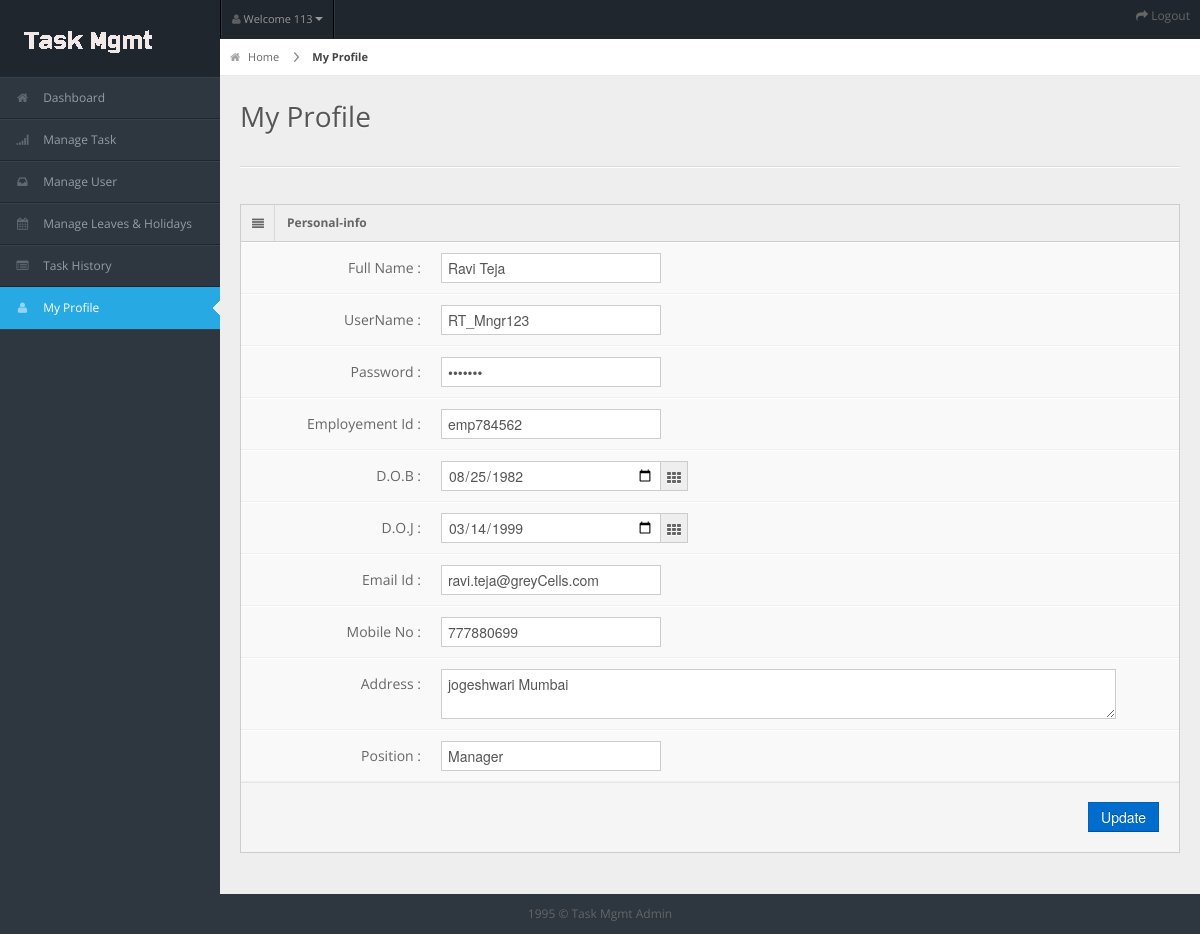
Screenshot of /profile.php (signed in) with the database file from the repository.
### tables this page shows
CREATE TABLE `staff` (
  `staffid` int(11) NOT NULL,
  `fullname` varchar(150) NOT NULL,
  `employment_id` varchar(50) NOT NULL,
  `email` varchar(150) NOT NULL,
  `dob` varchar(15) DEFAULT NULL,
  `doj` varchar(15) DEFAULT NULL,
  `contactno` varchar(12) NOT NULL,
  `address` varchar(150) NOT NULL,
  `position` varchar(20) NOT NULL,
  `username` varchar(255) NOT NULL,
  `password` varchar(255) NOT NULL,
  `status` varchar(12) DEFAULT NULL,
  `project` varchar(25) DEFAULT NULL,
  `power` int(2) DEFAULT '0'
);

### myprofile.php (the view, shortened to what this page needs)
<div class="widget-box">
<div class="widget-title"> <span class="icon"> <i class="icon-align-justify"></i> </span>
  <h5>Personal-info</h5>
</div>
<div class="widget-content nopadding">
  <form class="form-horizontal" role="form" action="profile.php" method="post">
	<div class="control-group">
	  <label class="control-label">Full Name :</label>
	  <div class="controls">
		<input id="fullname" name="fullname" type="text" placeholder="Full Name"  value="<?php echo $fullname;?>">
	  </div>
	</div>
		<div class="control-group">
	  <label class="control-label">UserName :</label>
	  <div class="controls">
		<input class="form-control" id="username" name="username" type="text" placeholder="UserName" value="<?php echo $username;?>">
	  </div>
	</div>
		<div class="control-group">
	  <label class="control-label">Password :</label>
	  <div class="controls">
		<input class="form-control" id="password" name="password" type="password" value="<?php echo $password;?>">
	  </div>
	</div>
	<div class="control-group">
	  <label class="control-label">Employement Id :</label>
	  <div class="controls">
		<input class="form-control" id="employment_id" name="employment_id" type="text" placeholder="Employement Id" value="<?php echo $employment_id;?>">
	  </div>
	</div>
	<div class="control-group">
	  <label class="control-label">D.O.B :</label>
	  <div class="controls">
		<div class="input-append date form_datetime">
			<input class="form-control from_date" id="dp4" name="dob" type="date" value="<?php echo $dob;?>" placeholder="Birth Date">
			<span class="add-on"><i class="icon-th"></i></span>
		</div>
	  </div>
	</div>
	<div class="control-group">
	  <label class="control-label">D.O.J :</label>
	  <div class="controls">
		<div class="input-append date form_datetime">
			<input class="form-control from_date" id="dp4" name="doj" type="date" value="<?php echo $doj;?>" placeholder="Joining Date">
			<span class="add-on"><i class="icon-th"></i></span>
		</div>
	  </div>
	</div>
	<div class="control-group">
	  <label class="control-label">Email Id :</label>
		<div class="controls">
			<input class="form-control" id="email" name="email" type="email" placeholder="E-mail Id" value="<?php echo $email;?>" >
		</div>
	</div>
	<div class="control-group">
	  <label class="control-label">Mobile No :</label>
		<div class="controls">
			<input class="form-control" id="notel" name="contactno" type="text" placeholder="Mobile/telephone" value="<?php echo $contactno;?>">
		</div>
	</div>
	<div class="control-group">
	  <label class="control-label">Address :</label>
		<div class="controls">
			 <textarea  class="span11" id="address" name="address" type="text" placeholder="Address" value="<?php echo $address;?>"><?php echo $address;?></textarea>
		</div>
	</div>
	<div class="control-group">
	  <label class="control-label">Position :</label>
		<div class="controls">
			<input class="form-control" id="position" name="position" type="text" placeholder="Position" value="<?php echo $position;?>">
		</div>
	</div>
	<div class="form-actions">
	  <input type="submit" class="btn btn-primary pull-right" name="action" value="Update">
	</div>
  </form>
</div>
</div>

### css/matrix-style.css (style rules this page uses)
* { outline:none !important; -moz-outline: none !important; }
html, body { height:100% }
body { overflow-x: hidden; margin-top: -10px; font-family: 'Open Sans', sans-serif; font-size:12px; color:#666; }
select, textarea, input[type="text"], input[type="password"], input[type="datetime"], input[type="datetime-local"], input[type="date"], input[type="month"], input[type="time"], input[type="week"], input[type="number"], input[type="email"], input[type="url"], input[type="search"], input[type="tel"], input[type="color"], .uneditable-input, .label, .dropdown-menu, .btn, .well, .progress, .table-bordered, .btn-group > .btn:first-child, .btn-group > .btn:last-child, .btn-group > .btn:last-child, .btn-group > .dropdown-toggle, .alert { border-radius:0px; }
.btn, textarea, input[type="text"], input[type="password"], input[type="datetime"], input[type="datetime-local"], input[type="date"], input[type="month"], input[type="time"], input[type="week"], input[type="number"], input[type="email"], input[type="url"], input[type="search"], input[type="tel"], input[type="color"], .uneditable-input { box-shadow:none; }
.progress, .progress-success .bar, .progress .bar-success, .progress-warning .bar, .progress .bar-warning, .progress-danger .bar, .progress .bar-danger, .progress-info .bar, .progress .bar-info, .btn, .btn-primary { background-image:none; }
.form-horizontal .form-actions { padding-left:20px; }
.stat-boxes .peity_bar_good, .stat-boxes .peity_line_good, { color: #459D1C; }
.widget-box { background: none repeat scroll 0 0 #F9F9F9; border-left: 1px solid #CDCDCD; border-top: 1px solid #CDCDCD; border-right: 1px solid #CDCDCD; clear: both; margin-top: 16px; margin-bottom: 16px; position: relative; }
.widget-title, .modal-header, .table th, div.dataTables_wrapper .ui-widget-header { background:#efefef; border-bottom: 1px solid #CDCDCD; height: 36px; }
.widget-title span.icon { padding: 9px 10px 7px 11px; float: left; border-right:1px solid #dadada; }
.widget-title h5 { color: #666; float: left; font-size: 12px; font-weight: bold; padding: 12px; line-height: 12px; margin: 0; }
.widget-content { padding:15px; border-bottom: 1px solid #cdcdcd; }
.nopadding { padding: 0 !important; }
form { margin-bottom: 0; }
.form-horizontal .control-group { border-top: 1px solid #ffffff; border-bottom: 1px solid #eeeeee; margin-bottom: 0; }
.form-horizontal .control-label { padding-top: 15px; width: 180px; }
.form-horizontal .controls { margin-left: 200px; padding: 10px 0; }
.form-horizontal .form-actions { margin-top: 0; margin-bottom: 0; }
.input-append .add-on:last-child, .input-append .btn:last-child { border-radius:0px; padding:6px 5px 2px; }
.input-prepend input, .input-append input, .input-prepend input[class*="span"], .input-append input[class*="span"] { width:none; }
.input-append input, .input-append select, .input-prepend span, .input-prepend input { border-radius:0px!important; }

### css/matrix-media.css (style rules this page uses)
body { background:#2E363F; }

### rows the page displays
staff: fullname "Ravi Teja", username "RT_Mngr123", employment_id "emp784562", dob "08/25/1982", doj "03/14/1999", email "ravi.teja@greyCells.com", contactno "777880699", address "jogeshwari Mumbai", position "Manager"

### other values shown
$_SESSION['staffid'] "113"
